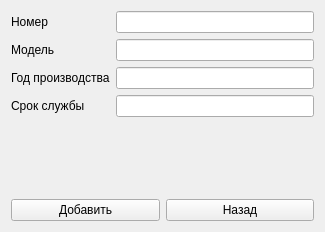
<?xml version="1.0" encoding="UTF-8"?>
<ui version="4.0">
 <class>addForm</class>
 <widget class="QWidget" name="addForm">
  <property name="geometry">
   <rect>
    <x>0</x>
    <y>0</y>
    <width>325</width>
    <height>232</height>
   </rect>
  </property>
  <property name="windowTitle">
   <string>Добавление</string>
  </property>
  <layout class="QGridLayout" name="gridLayout">
   <item row="2" column="0">
    <widget class="QPushButton" name="addButton">
     <property name="text">
      <string>Добавить</string>
     </property>
    </widget>
   </item>
   <item row="2" column="1">
    <widget class="QPushButton" name="exitButton">
     <property name="text">
      <string>Назад</string>
     </property>
    </widget>
   </item>
   <item row="0" column="0" colspan="2">
    <layout class="QFormLayout" name="formLayout">
     <item row="0" column="0">
      <widget class="QLabel" name="num">
       <property name="text">
        <string>Номер</string>
       </property>
      </widget>
     </item>
     <item row="0" column="1">
      <widget class="QLineEdit" name="numEdit"/>
     </item>
     <item row="1" column="0">
      <widget class="QLabel" name="model">
       <property name="text">
        <string>Модель</string>
       </property>
      </widget>
     </item>
     <item row="1" column="1">
      <widget class="QLineEdit" name="modelEdit"/>
     </item>
     <item row="2" column="0">
      <widget class="QLabel" name="year">
       <property name="text">
        <string>Год производства</string>
       </property>
      </widget>
     </item>
     <item row="2" column="1">
      <widget class="QLineEdit" name="yearEdit"/>
     </item>
     <item row="3" column="0">
      <widget class="QLabel" name="life_time">
       <property name="text">
        <string>Срок службы</string>
       </property>
      </widget>
     </item>
     <item row="3" column="1">
      <widget class="QLineEdit" name="life_timeEdit"/>
     </item>
    </layout>
   </item>
   <item row="1" column="0">
    <widget class="QLabel" name="inf">
     <property name="autoFillBackground">
      <bool>true</bool>
     </property>
     <property name="text">
      <string/>
     </property>
     <property name="scaledContents">
      <bool>false</bool>
     </property>
     <property name="wordWrap">
      <bool>false</bool>
     </property>
    </widget>
   </item>
  </layout>
 </widget>
 <resources/>
 <connections/>
</ui>
